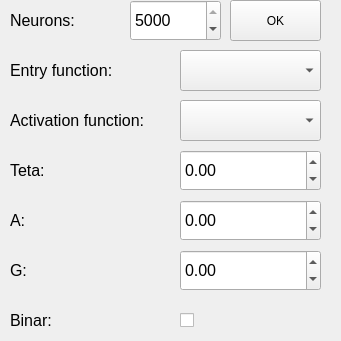
   <widget class="QWidget" name="hl1_widget_6" native="true">
    <property name="geometry">
     <rect>
      <x>1460</x>
      <y>690</y>
      <width>341</width>
      <height>341</height>
     </rect>
    </property>
    <widget class="QPushButton" name="ol_neurons_ok">
     <property name="geometry">
      <rect>
       <x>230</x>
       <y>0</y>
       <width>91</width>
       <height>41</height>
      </rect>
     </property>
     <property name="text">
      <string>OK</string>
     </property>
    </widget>
    <widget class="QLabel" name="a_label_ol">
     <property name="geometry">
      <rect>
       <x>10</x>
       <y>200</y>
       <width>161</width>
       <height>41</height>
      </rect>
     </property>
     <property name="font">
      <font>
       <pointsize>12</pointsize>
      </font>
     </property>
     <property name="text">
      <string>A:</string>
     </property>
    </widget>
    <widget class="QLabel" name="entry_function_label_ol">
     <property name="geometry">
      <rect>
       <x>10</x>
       <y>50</y>
       <width>161</width>
       <height>41</height>
      </rect>
     </property>
     <property name="font">
      <font>
       <pointsize>12</pointsize>
      </font>
     </property>
     <property name="text">
      <string>Entry function:</string>
     </property>
    </widget>
    <widget class="QLabel" name="teta_label_ol">
     <property name="geometry">
      <rect>
       <x>10</x>
       <y>150</y>
       <width>161</width>
       <height>41</height>
      </rect>
     </property>
     <property name="font">
      <font>
       <pointsize>12</pointsize>
      </font>
     </property>
     <property name="text">
      <string>Teta:</string>
     </property>
    </widget>
    <widget class="QDoubleSpinBox" name="g_sb_ol">
     <property name="geometry">
      <rect>
       <x>180</x>
       <y>250</y>
       <width>141</width>
       <height>41</height>
      </rect>
     </property>
     <property name="font">
      <font>
       <pointsize>12</pointsize>
      </font>
     </property>
     <property name="minimum">
      <double>-5000.000000000000000</double>
     </property>
     <property name="singleStep">
      <double>0.100000000000000</double>
     </property>
    </widget>
    <widget class="QCheckBox" name="binar_cb_ol">
     <property name="geometry">
      <rect>
       <x>180</x>
       <y>300</y>
       <width>131</width>
       <height>41</height>
      </rect>
     </property>
     <property name="text">
      <string/>
     </property>
     <property name="iconSize">
      <size>
       <width>20</width>
       <height>20</height>
      </size>
     </property>
    </widget>
    <widget class="QComboBox" name="activation_function_cb_ol">
     <property name="geometry">
      <rect>
       <x>180</x>
       <y>100</y>
       <width>141</width>
       <height>41</height>
      </rect>
     </property>
     <property name="font">
      <font>
       <pointsize>12</pointsize>
      </font>
     </property>
    </widget>
    <widget class="QSpinBox" name="ol_neurons_sb">
     <property name="geometry">
      <rect>
       <x>130</x>
       <y>0</y>
       <width>91</width>
       <height>41</height>
      </rect>
     </property>
     <property name="font">
      <font>
       <pointsize>12</pointsize>
      </font>
     </property>
     <property name="maximum">
      <number>5000</number>
     </property>
     <property name="value">
      <number>5000</number>
     </property>
    </widget>
    <widget class="QDoubleSpinBox" name="teta_sb_ol">
     <property name="geometry">
      <rect>
       <x>180</x>
       <y>150</y>
       <width>141</width>
       <height>41</height>
      </rect>
     </property>
     <property name="font">
      <font>
       <pointsize>12</pointsize>
      </font>
     </property>
     <property name="minimum">
      <double>-5000.000000000000000</double>
     </property>
     <property name="singleStep">
      <double>0.100000000000000</double>
     </property>
    </widget>
    <widget class="QDoubleSpinBox" name="a_sb_ol">
     <property name="geometry">
      <rect>
       <x>180</x>
       <y>200</y>
       <width>141</width>
       <height>41</height>
      </rect>
     </property>
     <property name="font">
      <font>
       <pointsize>12</pointsize>
      </font>
     </property>
     <property name="minimum">
      <double>-5000.000000000000000</double>
     </property>
     <property name="singleStep">
      <double>0.100000000000000</double>
     </property>
    </widget>
    <widget class="QLabel" name="ol_neurons_label">
     <property name="geometry">
      <rect>
       <x>10</x>
       <y>0</y>
       <width>111</width>
       <height>41</height>
      </rect>
     </property>
     <property name="font">
      <font>
       <pointsize>12</pointsize>
      </font>
     </property>
     <property name="text">
      <string>Neurons:</string>
     </property>
    </widget>
    <widget class="QLabel" name="g_label_ol">
     <property name="geometry">
      <rect>
       <x>10</x>
       <y>250</y>
       <width>161</width>
       <height>41</height>
      </rect>
     </property>
     <property name="font">
      <font>
       <pointsize>12</pointsize>
      </font>
     </property>
     <property name="text">
      <string>G:</string>
     </property>
    </widget>
    <widget class="QComboBox" name="entry_function_cb_ol">
     <property name="geometry">
      <rect>
       <x>180</x>
       <y>50</y>
       <width>141</width>
       <height>41</height>
      </rect>
     </property>
     <property name="font">
      <font>
       <pointsize>12</pointsize>
      </font>
     </property>
     <property name="currentText">
      <string/>
     </property>
    </widget>
    <widget class="QLabel" name="activation_function_label_ol">
     <property name="geometry">
      <rect>
       <x>10</x>
       <y>100</y>
       <width>161</width>
       <height>41</height>
      </rect>
     </property>
     <property name="font">
      <font>
       <pointsize>12</pointsize>
      </font>
     </property>
     <property name="text">
      <string>Activation function:</string>
     </property>
    </widget>
    <widget class="QLabel" name="binar_label_ol">
     <property name="geometry">
      <rect>
       <x>10</x>
       <y>300</y>
       <width>161</width>
       <height>41</height>
      </rect>
     </property>
     <property name="font">
      <font>
       <pointsize>12</pointsize>
      </font>
     </property>
     <property name="text">
      <string>Binar:</string>
     </property>
    </widget>
   </widget>
